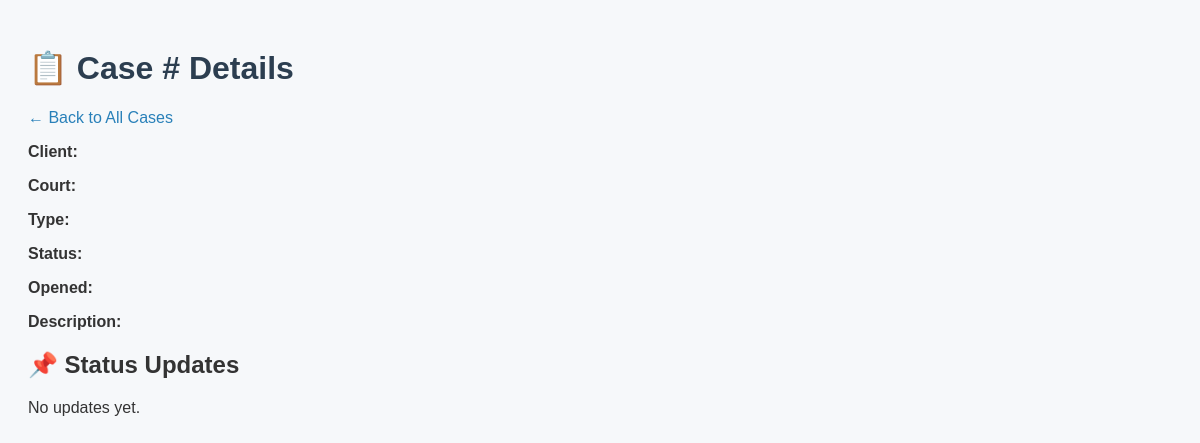
Before: /case/8 with the older database file.
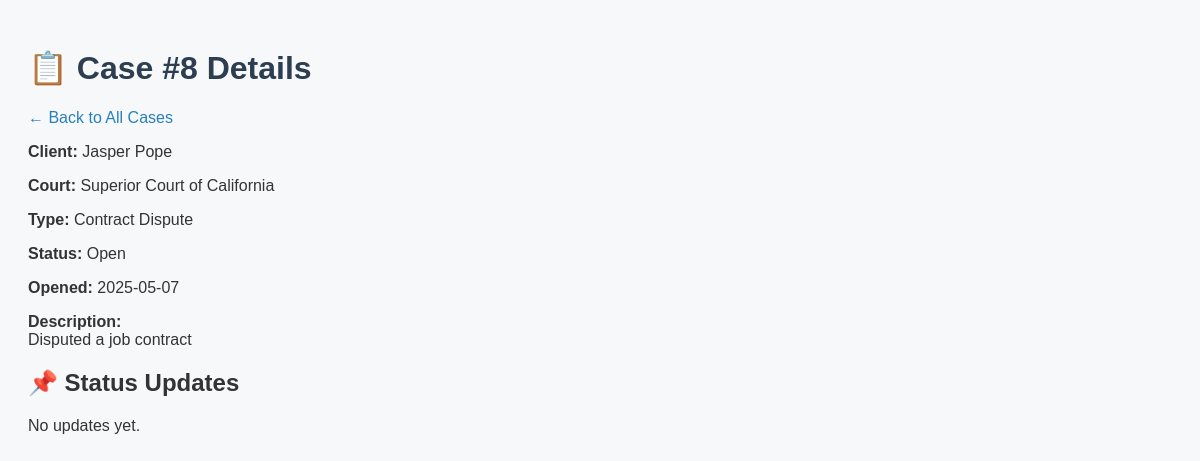
After: the same page with the newer database file.
### tables this page shows
CREATE TABLE Cases (
    case_id INTEGER PRIMARY KEY AUTOINCREMENT,
    client_id INTEGER,
    court_id INTEGER,
    case_type TEXT,
    description TEXT,
    status TEXT,
    opened_date DATE,
    FOREIGN KEY (client_id) REFERENCES Clients(client_id),
    FOREIGN KEY (court_id) REFERENCES Courts(court_id)
);

CREATE TABLE Clients (
    client_id INTEGER PRIMARY KEY AUTOINCREMENT,
    name TEXT NOT NULL,
    email TEXT,
    phone TEXT
);

CREATE TABLE Courts (
    court_id INTEGER PRIMARY KEY AUTOINCREMENT,
    court_name TEXT NOT NULL,
    location TEXT
);

### app.py (the view)
@app.route('/case/<int:case_id>')
def case_detail(case_id):
    conn = connect_db()
    cur = conn.cursor()
    cur.execute("""
        SELECT c.case_id, cl.name, ct.court_name, c.case_type, c.description, c.status, c.opened_date
        FROM Cases c
        JOIN Clients cl ON c.client_id = cl.client_id
        JOIN Courts ct ON c.court_id = ct.court_id
        WHERE c.case_id = ?
    """, (case_id,))
    case = cur.fetchone()
    cur.execute("""
        SELECT update_date, status_detail
        FROM StatusUpdates
        WHERE case_id = ?
        ORDER BY update_date DESC
    """, (case_id,))
    updates = cur.fetchall()
    conn.close()
    return render_template('case_detail.html', case=case, updates=updates)

### app.py (called while the page is built)
def connect_db():
    return sqlite3.connect("lawyer_cases.db")

### templates/case_detail.html (shortened to what this page needs)
<!DOCTYPE html>
<html>
<head>
    <link rel="stylesheet" href="{{ url_for('static', filename='style.css') }}">
</head>
<body>
    <h1>📋 Case #{{ case[0] }} Details</h1>
    <a href="/">← Back to All Cases</a>
    <p><strong>Client:</strong> {{ case[1] }}</p>
    <p><strong>Court:</strong> {{ case[2] }}</p>
    <p><strong>Type:</strong> {{ case[3] }}</p>
    <p><strong>Status:</strong> {{ case[5] }}</p>
    <p><strong>Opened:</strong> {{ case[6] }}</p>
    <p><strong>Description:</strong><br>{{ case[4] }}</p>
    <h2>📌 Status Updates</h2>
    {% if updates %}
        <ul>
        {% for update in updates %}
            <li>{{ update[0] }} – {{ update[1] }}</li>
        {% endfor %}
        </ul>
    {% else %}
        <p>No updates yet.</p>
    {% endif %}
</body>
</html>

Changed rows visible on the page:
added Cases: case_id "8", case_type "Contract Dispute", status "Open", opened_date "2025-05-07", description "Disputed a job contract"
added Clients: name "Jasper Pope"
now on this page (row unchanged): Courts: court_name "Superior Court of California"
